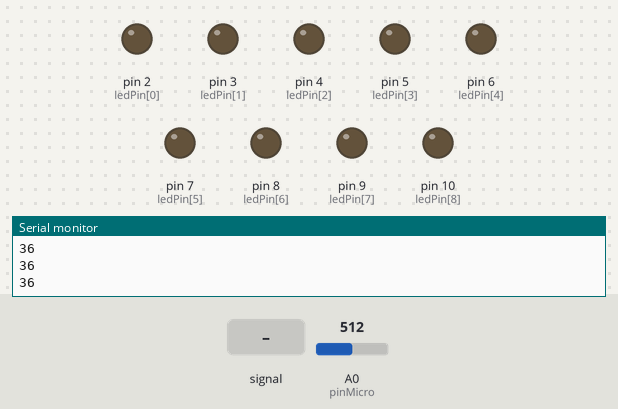
Bench run of a sketch on a simulated Arduino Uno, built with avr-gcc and run on an emulated ATmega328P. On the bench: output pins drawn as LEDs (lit = HIGH), the last lines printed to the serial monitor. Dashed ring = blinking. The inputs (shaded band) are chosen by the test bench; at power-on: A0 (pinMicro) = 512.

Above: at 1.2 s.
1.3 s: A0 (pinMicro) fed a 200 Hz sine of ±81 counts around its level
At 4.19 s:
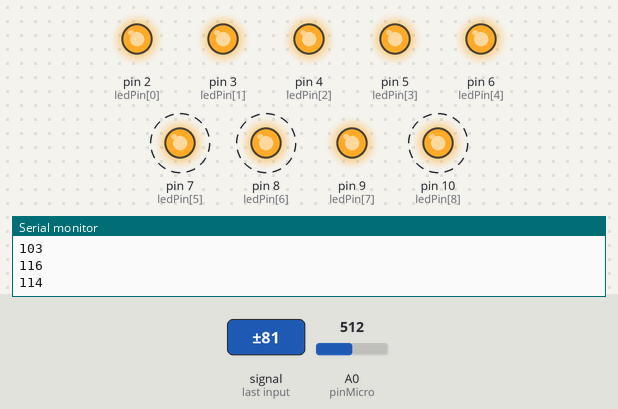
4.3 s: A0 (pinMicro) set to 520
At 4.8 s:
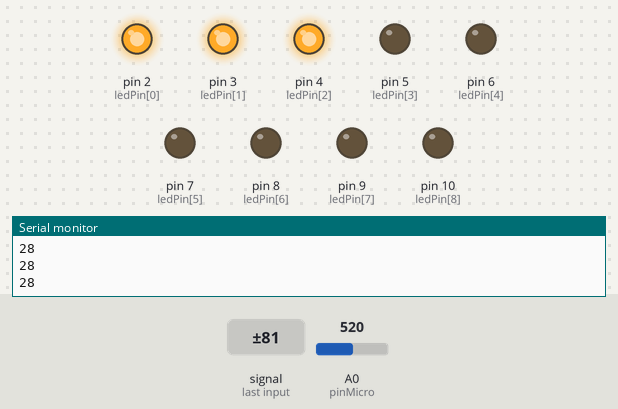
5.8 s: A0 (pinMicro) fed a 1000 Hz sine of ±255 counts around its level
At 7.69 s:
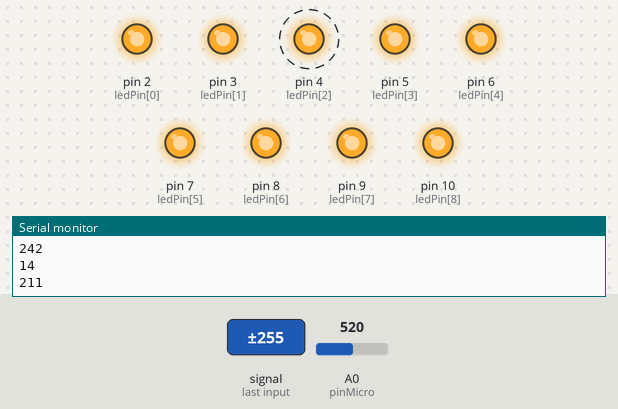
8.8 s: A0 (pinMicro) fed a 2 Hz sine of ±306 counts around its level
At 11.77 s:
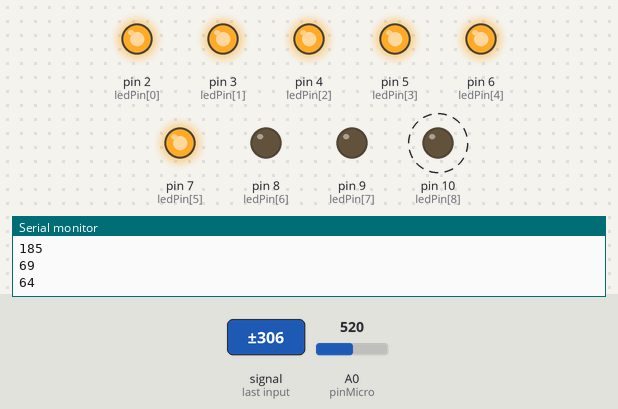
11.8 s: A0 (pinMicro) set to 511
At 12.7 s:
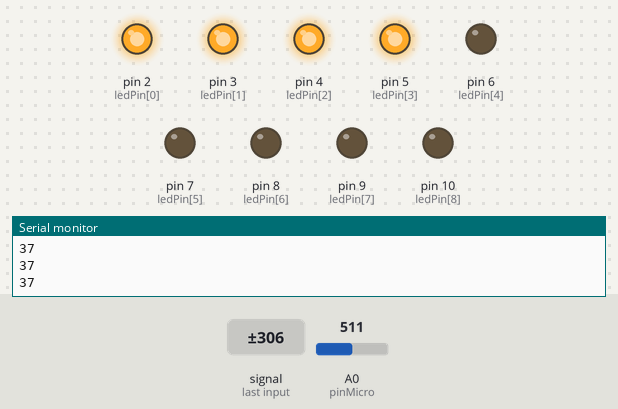
13.3 s: A0 (pinMicro) set to 558
At 14.3 s:
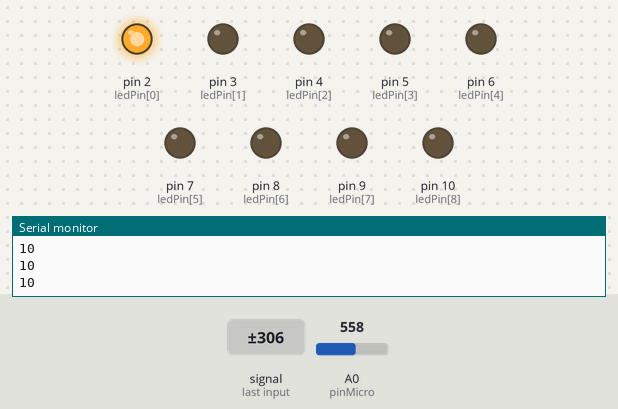
Timing chart, 0 to 15.8 s (numbered marks = the images above; inputs shaded):
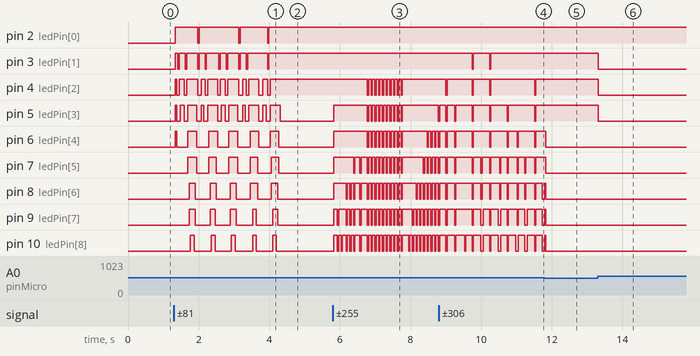

The sketch:

level_meter.ino
```cpp
int pinMicro = A0;
int ledPin[]={2,3,4,5,6,7,8,9,10}; // array of led pin
int volatile valueMicro = 0; // value given by the sensor
int volatile realValue = 0; // real value after treatment with the threshold
int threshold = 548;     // measured detection threshold
int numberLed = 9;
int i=0;
int j=0;

  void setup(){
  for(i=0;i<numberLed;i++){
    pinMode(ledPin[i],OUTPUT);      //Loop that assigns each pin of each led to a digital output
  }
   pinMode(pinMicro,INPUT);         // initialization of the microphone input
   Serial.begin(9600);
}
void loop() {

  valueMicro = analogRead(pinMicro);    // reading and recording the measured sound level
  realValue = abs(valueMicro - threshold);  //processing of the real sound value using the threshold

  if(realValue<5){
    for(j=0;j<numberLed;j++){
      digitalWrite(ledPin[j],LOW);
    }
  }

  else if((realValue<12)&&realValue>5){
    for(j=0;j<numberLed;j++){
      if(j>0){
        digitalWrite(ledPin[j],LOW);
      }
      else
        digitalWrite(ledPin[j],HIGH);
    }
  }

  else if((realValue>12)&&(realValue<24)){    // All these loops are conditions of lighting of LED according to the value of realValue.
    for(j=0;j<numberLed;j++){                 // Thus we turn 9 times in a loop and we light the LED which interests us thanks to the index of the LED stored in the array
      if(j>1){
        digitalWrite(ledPin[j],LOW);
      }
      else
        digitalWrite(ledPin[j],HIGH);
    }
  }

  else if((realValue>24)&&(realValue<36)){
    for(j=0;j<numberLed;j++){
      if(j>2){
        digitalWrite(ledPin[j],LOW);
      }
      else
        digitalWrite(ledPin[j],HIGH);
    }
  }

  else if((realValue>36)&&(realValue<48)){
    for(j=0;j<numberLed;j++){
      if(j>3){
        digitalWrite(ledPin[j],LOW);
      }
      else
        digitalWrite(ledPin[j],HIGH);
    }
  }

 else if((realValue>48)&&(realValue<60)){
    for(j=0;j<numberLed;j++){
      if(j>4){
        digitalWrite(ledPin[j],LOW);
      }
      else
        digitalWrite(ledPin[j],HIGH);
    }
  }

  else if((realValue>60)&&(realValue<74)){
    for(j=0;j<numberLed;j++){
      if(j>5){
        digitalWrite(ledPin[j],LOW);
      }
      else
        digitalWrite(ledPin[j],HIGH);
    }
  }

  else if((realValue>74)&&(realValue<86)){
    for(j=0;j<numberLed;j++){
      if(j>6){
        digitalWrite(ledPin[j],LOW);
      }
      else
        digitalWrite(ledPin[j],HIGH);
    }
  }

  else if((realValue>86)&&(realValue<98)){
    for(j=0;j<numberLed;j++){
      if(j>7){
        digitalWrite(ledPin[j],LOW);
      }
      else
        digitalWrite(ledPin[j],HIGH);
    }
  }

   else if(realValue>100){
    for(j=0;j<numberLed;j++){
      if(j>8){
        digitalWrite(ledPin[j],LOW);
      }
      else
        digitalWrite(ledPin[j],HIGH);
    }
  }

  Serial.println(realValue,DEC);
  delay(35);                    // The dalay allows the LEDs to follow the music in real time.
                                //If the delay is too long the sound meter is not in rhythm and if the delay is too short you don't have time to see the LEDs light up.
}
```

Measured:
- the behaviour switches between 512 and 513 on A0 (pinMicro) (found by bisection; images 1 and 2)
- after the input at 1.3 s, pin 2 (ledPin[0]): goes HIGH 0.64 s, LOW 0.04 s, HIGH 1.1 s, LOW 0.04 s, HIGH 0.78 s, LOW 0.04 s, then HIGH, starting at once; pin 4 (ledPin[2]): LOW → HIGH at once, then repeats every 1.2 s: LOW 0.07 s, HIGH 0.14 s, LOW 0.07 s, HIGH 0.32 s, LOW 0.11 s, HIGH 0.11 s, LOW 0.07 s, HIGH 0.28 s
- after the input at 4.3 s, pin 2 (ledPin[0]): stays HIGH (without the input it goes to LOW after 1.2 s); pin 3 (ledPin[1]), pin 4 (ledPin[2]): stops changing and stays HIGH; pin 6 (ledPin[4]), pin 7 (ledPin[5]), pin 8 (ledPin[6]), pin 9 (ledPin[7]), pin 10 (ledPin[8]): stops changing and stays LOW
- after the input at 5.8 s, pin 4 (ledPin[2]): alternates HIGH for 0.07 s and LOW for 0.04 s, 20 changes in all, then stays HIGH, starting after 0.98 s; pin 5 (ledPin[3]): goes HIGH 0.95 s, 9 × (LOW 0.04 s, HIGH 0.07 s), LOW 0.04 s, HIGH 1.0 s, then LOW, starting at once
- after the input at 8.8 s, pin 3 (ledPin[1]): alternates HIGH for 0.46 s and LOW for 0.04 s, 4 changes in all, then stays HIGH, starting after 0.95 s; pin 10 (ledPin[8]): alternates HIGH for 0.21 s and LOW for 0.04 s, starting after 0.20 s
- after the input at 11.8 s, pin 2 (ledPin[0]), pin 3 (ledPin[1]), pin 4 (ledPin[2]), pin 5 (ledPin[3]): stops changing and stays HIGH
- after the input at 13.3 s, pin 3 (ledPin[1]), pin 4 (ledPin[2]), pin 5 (ledPin[3]): HIGH → LOW at once
